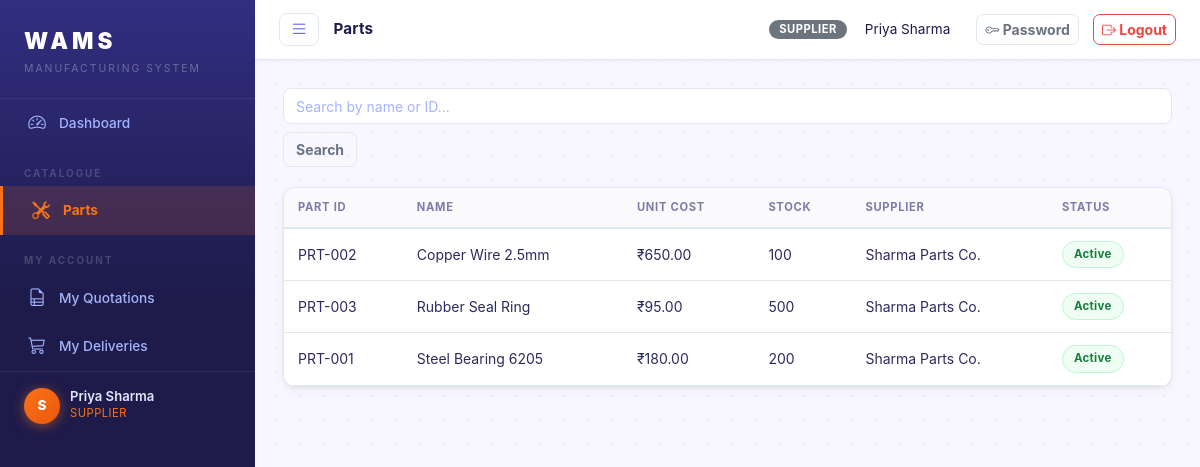
/parts/ (signed in), run on an earlier commit of the app's database.
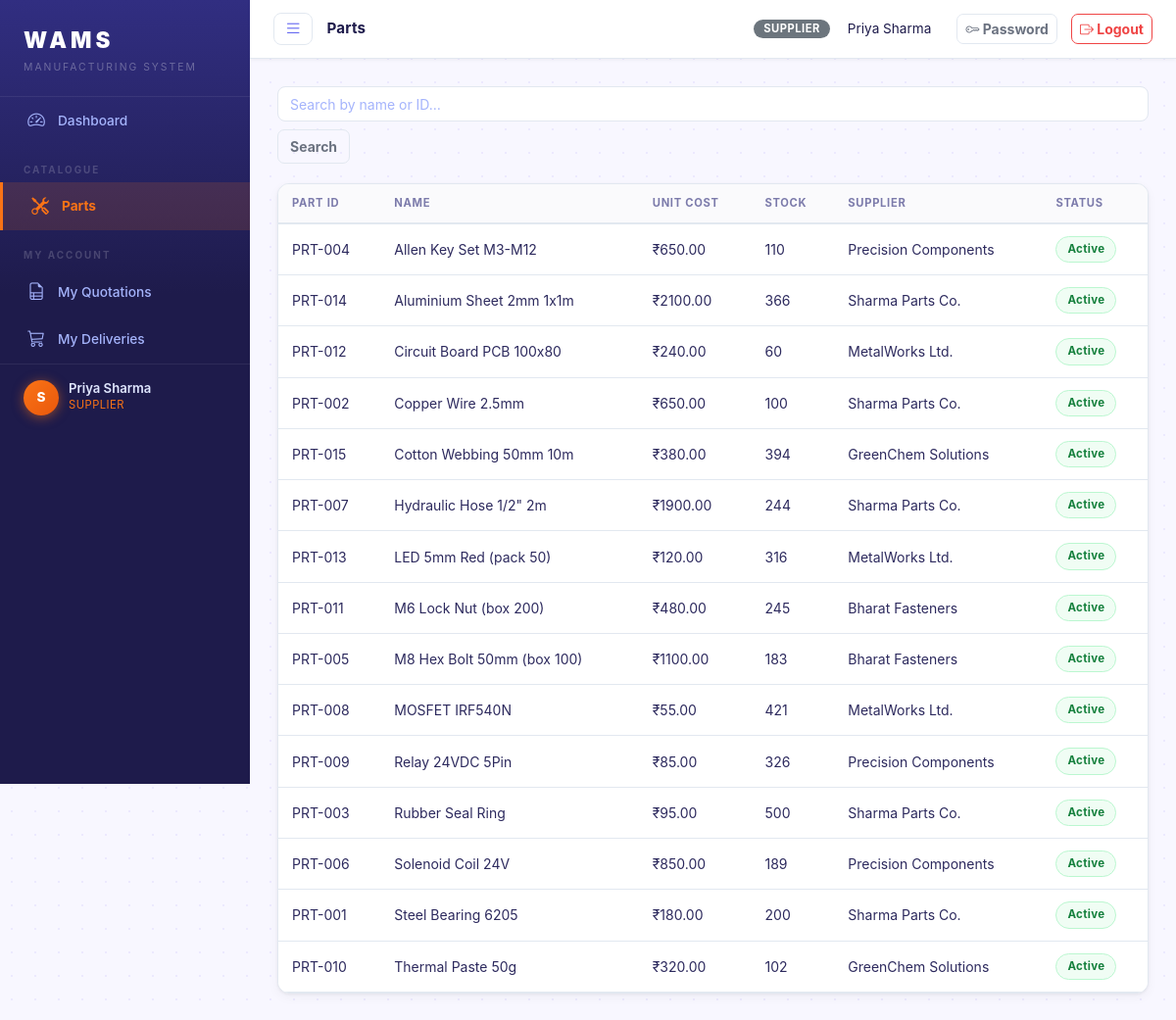
And on a later commit of the database.
### core/models.py (models this page shows, shortened)
class Part(models.Model):
    part_id = models.CharField(max_length=50, unique=True)
    name = models.CharField(max_length=200)
    description = models.TextField(blank=True)
    unit_cost = models.DecimalField(max_digits=10, decimal_places=2)
    stock_quantity = models.PositiveIntegerField(default=0)
    reorder_level = models.PositiveIntegerField(default=10)
    supplier = models.ForeignKey(Supplier, on_delete=models.SET_NULL, null=True, blank=True, related_name='parts')
    is_active = models.BooleanField(default=True)
    created_at = models.DateTimeField(auto_now_add=True)
    updated_at = models.DateTimeField(auto_now=True)
    @property
    def low_stock(self):
        return self.stock_quantity <= self.reorder_level
    class Meta:
        ordering = ['name']

class Supplier(models.Model):
    user = models.OneToOneField(User, on_delete=models.CASCADE, related_name='supplier_profile')
    company_name = models.CharField(max_length=200)
    contact_person = models.CharField(max_length=100)
    email = models.EmailField()
    phone = models.CharField(max_length=20)
    address = models.TextField()
    city = models.CharField(max_length=100)
    is_active = models.BooleanField(default=True)
    created_at = models.DateTimeField(auto_now_add=True)
    class Meta:
        ordering = ['company_name']

### core/views.py (the view)
# urls.py: path('parts/', views.part_list, name='part_list'),
@login_required
def part_list(request):
    qs = Part.objects.select_related('supplier').all()
    q = request.GET.get('q', '').strip()
    if q:
        qs = qs.filter(Q(name__icontains=q) | Q(part_id__icontains=q))
    page = paginate(request, qs)
    return render(request, 'core/parts/list.html', {'page_obj': page, 'q': q})

### core/views.py (called while the page is built)
def paginate(request, qs, per_page=20):
    paginator = Paginator(qs, per_page)
    page = request.GET.get('page', 1)
    return paginator.get_page(page)

### templates/core/parts/list.html (shortened to what this page needs)
{% extends 'base.html' %}
{% block page_title %}Parts{% endblock %}
{% block content %}
<div class="page-toolbar">
  <form class="search-form" method="get">
    <input type="text" name="q" value="{{ q }}" class="form-control" placeholder="Search by name or ID…">
    <button class="btn btn-outline-secondary">Search</button>
  </form>
</div>
<div class="card">
  <div class="card-body p-0">
    <table class="table table-hover mb-0">
      <thead>
        <tr>
          <th>Part ID</th><th>Name</th><th>Unit Cost</th><th>Stock</th>
          <th>Supplier</th><th>Status</th>
        </tr>
      </thead>
      <tbody>
      {% for p in page_obj %}
      <tr class="{% if p.low_stock %}table-danger-row{% endif %}">
        <td>{{ p.part_id }}</td>
        <td>{{ p.name }}</td>
        <td>₹{{ p.unit_cost|floatformat:2 }}</td>
        <td>
          {{ p.stock_quantity }}
        </td>
        <td>{{ p.supplier.company_name|default:"—" }}</td>
        <td>
          {% if p.is_active %}
          <span class="badge-status badge-accepted">Active</span>
          {% else %}
          <span class="badge-status badge-draft">Inactive</span>
          {% endif %}
        </td>
      </tr>
      {% empty %}
      <tr><td colspan="7" class="text-center text-muted py-4">No parts found.</td></tr>
      {% endfor %}
      </tbody>
    </table>
  </div>
</div>
{% endblock %}

What changed in the data, as far as the page shows it:
added Part: part_id "PRT-004", name "Allen Key Set M3-M12", unit_cost "650.00", stock_quantity "110", supplier.company_name "Precision Components", is_active "Active"
added Part: part_id "PRT-014", name "Aluminium Sheet 2mm 1x1m", unit_cost "2100.00", stock_quantity "366", supplier.company_name "Sharma Parts Co.", is_active "Active"
added Part: part_id "PRT-012", name "Circuit Board PCB 100x80", unit_cost "240.00", stock_quantity "60", supplier.company_name "MetalWorks Ltd.", is_active "Active"
added Part: part_id "PRT-015", name "Cotton Webbing 50mm 10m", unit_cost "380.00", stock_quantity "394", supplier.company_name "GreenChem Solutions", is_active "Active"
added Part: part_id "PRT-007", name "Hydraulic Hose 1/2\" 2m", unit_cost "1900.00", stock_quantity "244", supplier.company_name "Sharma Parts Co.", is_active "Active"
added Part: part_id "PRT-013", name "LED 5mm Red (pack 50)", unit_cost "120.00", stock_quantity "316", supplier.company_name "MetalWorks Ltd.", is_active "Active"
added Part: part_id "PRT-011", name "M6 Lock Nut (box 200)", unit_cost "480.00", stock_quantity "245", supplier.company_name "Bharat Fasteners", is_active "Active"
added Part: part_id "PRT-005", name "M8 Hex Bolt 50mm (box 100)", unit_cost "1100.00", stock_quantity "183", supplier.company_name "Bharat Fasteners", is_active "Active"
added Part: part_id "PRT-008", name "MOSFET IRF540N", unit_cost "55.00", stock_quantity "421", supplier.company_name "MetalWorks Ltd.", is_active "Active"
added Part: part_id "PRT-009", name "Relay 24VDC 5Pin", unit_cost "85.00", stock_quantity "326", supplier.company_name "Precision Components", is_active "Active"
added Part: part_id "PRT-006", name "Solenoid Coil 24V", unit_cost "850.00", stock_quantity "189", supplier.company_name "Precision Components", is_active "Active"
added Part: part_id "PRT-010", name "Thermal Paste 50g", unit_cost "320.00", stock_quantity "102", supplier.company_name "GreenChem Solutions", is_active "Active"
